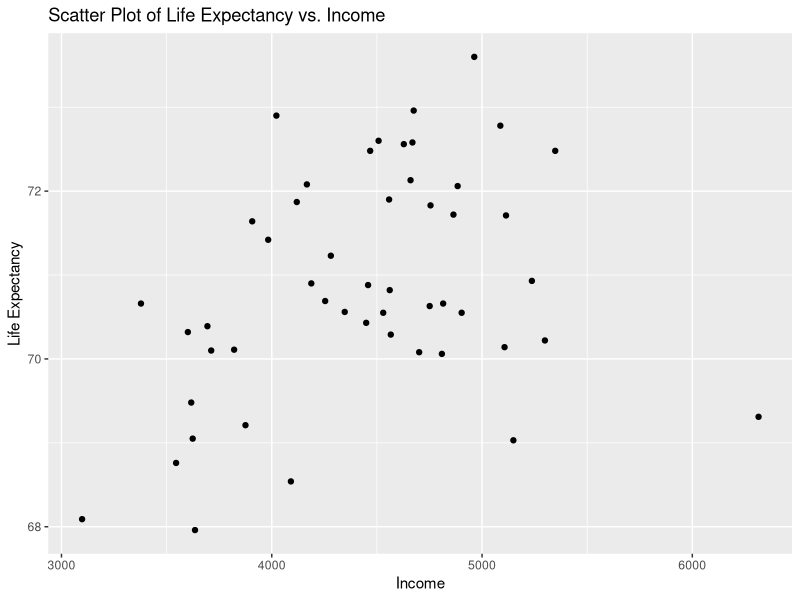
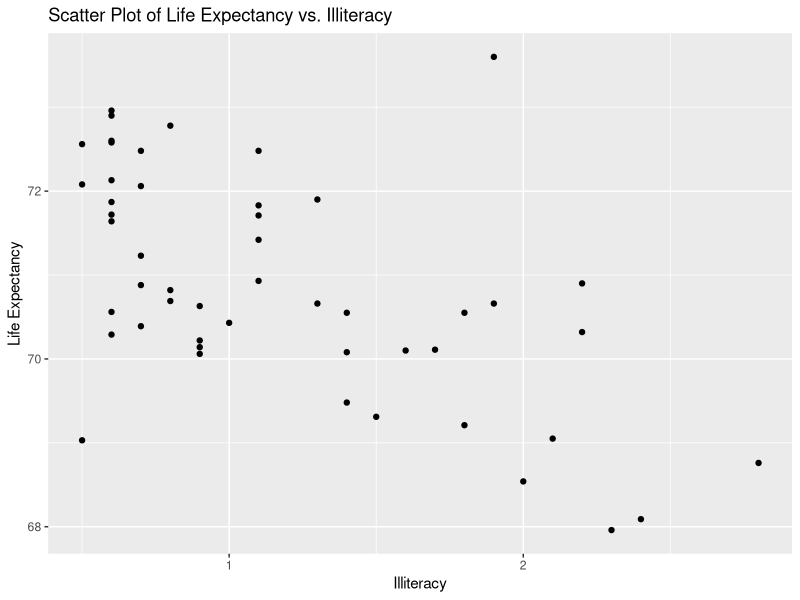
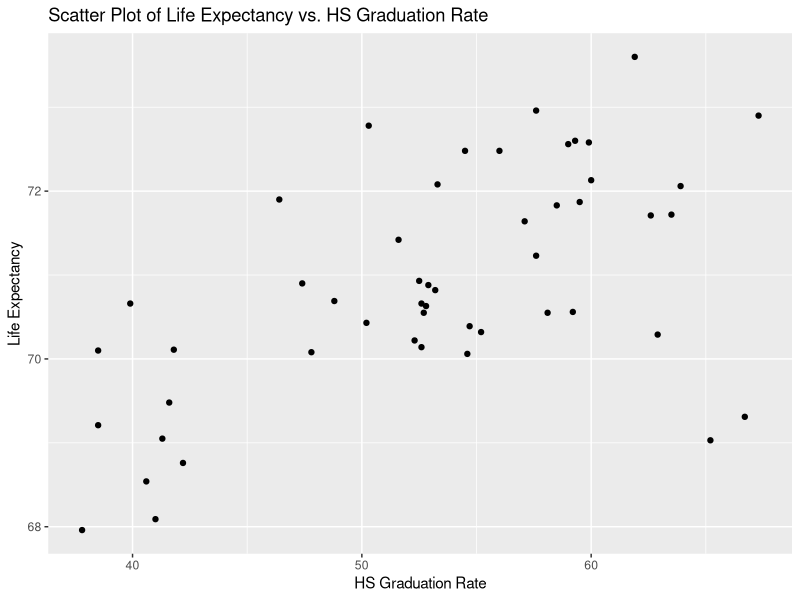
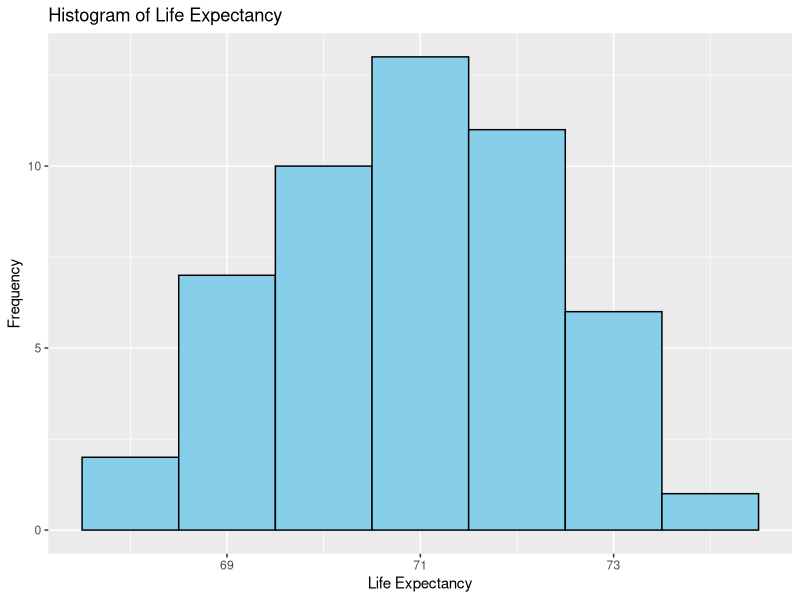
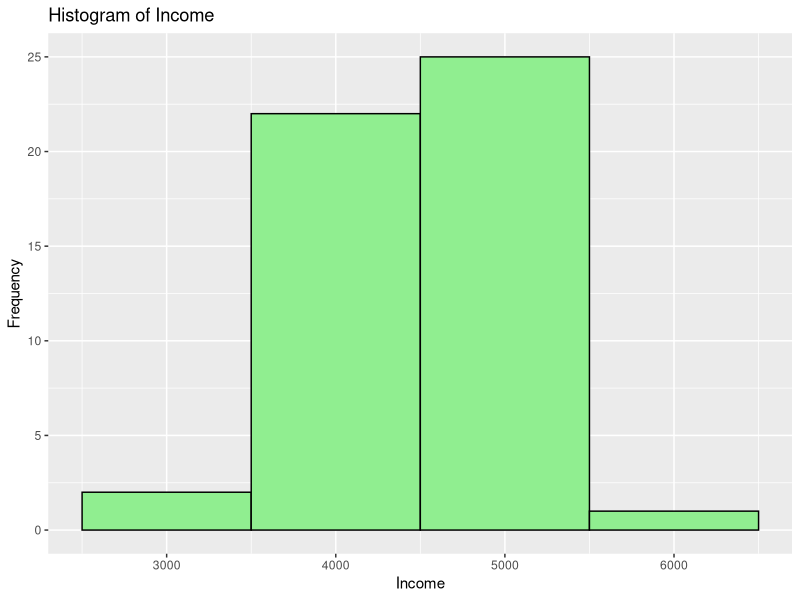
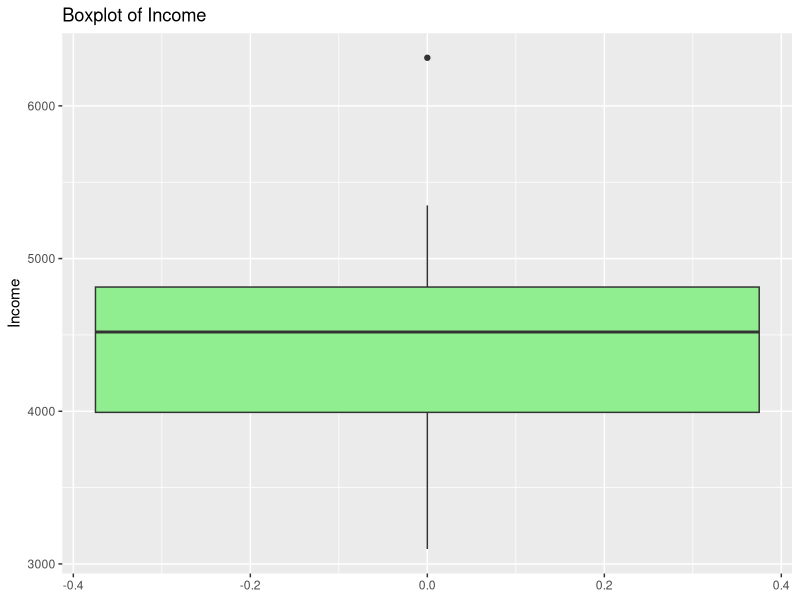
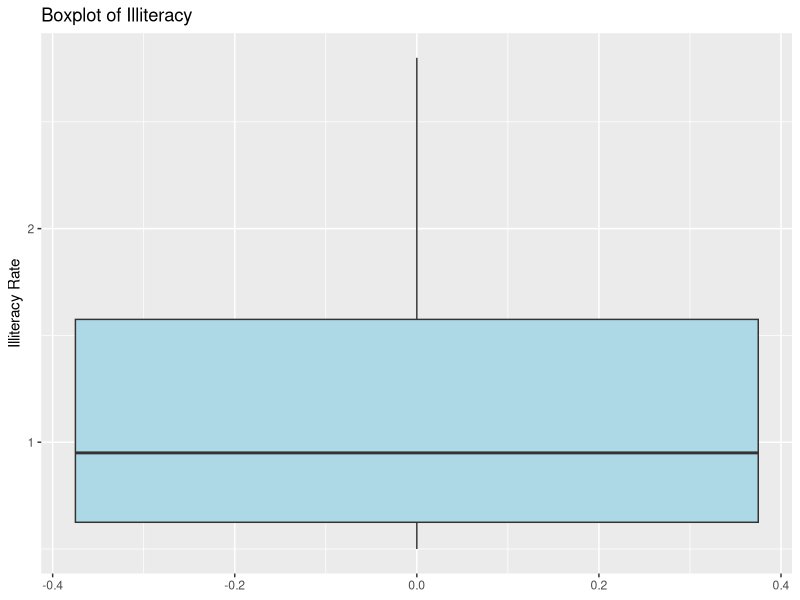
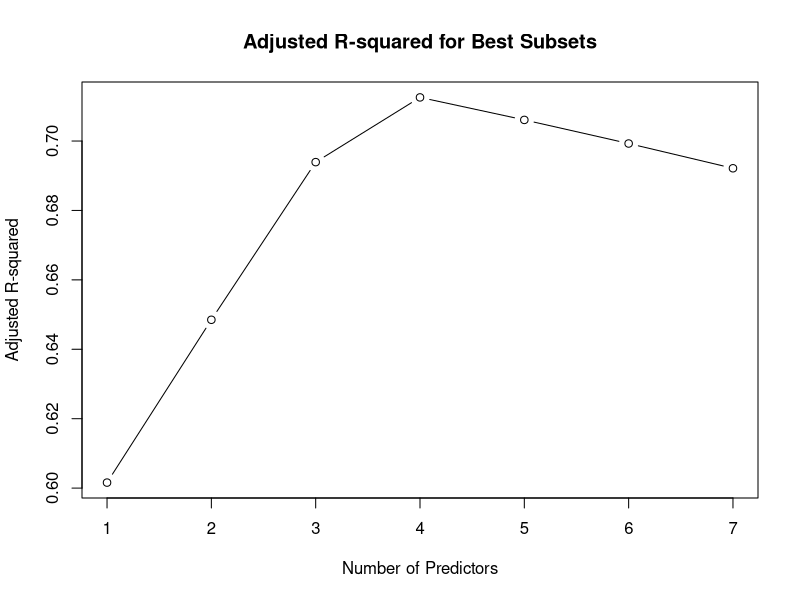

Write R code to recreate these figures, in order.
## ---- chunk 1
knitr::opts_chunk$set(echo = TRUE)
library(ggplot2)
library(GGally)
library(leaps)
library(MASS) 
library(glmnet)
library(leaps)
library(caret)
library(car)
library(psych)
## ---- chunk 2
# Load the dataset
data(state)
state_data <- as.data.frame(state.x77)

# Compute basic summary statistics
summary_stats <- summary(state_data)
print("Basic Summary Statistics:")
print(summary_stats)

# Compute detailed descriptive statistics using `psych`
detailed_stats <- psych::describe(state_data)
print("Detailed Descriptive Statistics:")
print(detailed_stats)

# Optionally, save the statistics to a CSV file for reference
write.csv(detailed_stats, "descriptive_statistics.csv")
## ---- chunk 3
# Scatter plot of Life Expectancy vs Income
ggplot(state_data, aes(x = Income, y = `Life Exp`)) +
  geom_point() +
  ggtitle("Scatter Plot of Life Expectancy vs. Income") +
  xlab("Income") +
  ylab("Life Expectancy")
## ---- chunk 4
# Scatter plot of Life Expectancy vs Illiteracy
ggplot(state_data, aes(x = Illiteracy, y = `Life Exp`)) +
  geom_point() +
  ggtitle("Scatter Plot of Life Expectancy vs. Illiteracy") +
  xlab("Illiteracy") +
  ylab("Life Expectancy")
## ---- chunk 5
# Scatter plot of Life Expectancy vs HS Grad
ggplot(state_data, aes(x = `HS Grad`, y = `Life Exp`)) +
  geom_point() +
  ggtitle("Scatter Plot of Life Expectancy vs. HS Graduation Rate") +
  xlab("HS Graduation Rate") +
  ylab("Life Expectancy")
## ---- chunk 6
# Histogram of Life Expectancy
ggplot(state_data, aes(x = `Life Exp`)) +
  geom_histogram(binwidth = 1, fill = "skyblue", color = "black") +
  ggtitle("Histogram of Life Expectancy") +
  xlab("Life Expectancy") +
  ylab("Frequency")
## ---- chunk 7
# Histogram of Income
ggplot(state_data, aes(x = Income)) +
  geom_histogram(binwidth = 1000, fill = "lightgreen", color = "black") +
  ggtitle("Histogram of Income") +
  xlab("Income") +
  ylab("Frequency")
## ---- chunk 8
# Boxplot for Income
ggplot(state_data, aes(y = Income)) +
  geom_boxplot(fill = "lightgreen") +
  ggtitle("Boxplot of Income") +
  ylab("Income")

# Boxplot for Illiteracy
ggplot(state_data, aes(y = Illiteracy)) +
  geom_boxplot(fill = "lightblue") +
  ggtitle("Boxplot of Illiteracy") +
  ylab("Illiteracy Rate")
## ---- chunk 9
state_data$Log_Income <- log(state_data$Income)
write.csv(state_data, "state_data_trans.csv", row.names = FALSE)
## ---- chunk 10
# Rename columns to avoid issues with spaces
colnames(state_data)[colnames(state_data) == "Life Exp"] <- "Life_Exp"
colnames(state_data)[colnames(state_data) == "HS Grad"] <- "HS_Grad"

# Define the formula for the full model
full_formula <- `Life_Exp` ~ Population + Log_Income + Illiteracy + Murder + `HS_Grad` + Frost + Area

# Perform best subset selection
best_subset <- regsubsets(full_formula, data = state_data, nvmax = 7)

# Summary of the best subset models
subset_summary <- summary(best_subset)

# View the best model for each number of predictors
print("Best Subset Models:")
print(subset_summary)
## ---- chunk 11
# Plot adjusted R-squared to select the best model
plot(subset_summary$adjr2, type = "b", xlab = "Number of Predictors", ylab = "Adjusted R-squared", 
     main = "Adjusted R-squared for Best Subsets")
## ---- chunk 12
# Correlation between Illiteracy and HS Graduation Rate
correlation <- cor(state_data$Illiteracy, state_data$`HS_Grad`)
print(correlation)
## ---- chunk 13
# Perform best subset selection
best_subset <- regsubsets(Life_Exp ~ Population + Log_Income + Illiteracy + Murder + HS_Grad + Frost + Area, 
                          data = state_data, nvmax = 7)

# Function to calculate AIC and BIC for each subset
aic_bic_calculation <- function(model_object, dataset, response_variable) {
  # Initialize storage for AIC and BIC
  aic_values <- numeric()
  bic_values <- numeric()
  
  for (i in 1:model_object$nvmax) {
    # Safeguard: Try to extract predictors and handle errors
    predictors <- tryCatch({
      names(coef(model_object, id = i))[-1] # Exclude intercept
    }, error = function(e) {
      print(paste("Error extracting subset size", i, "- skipping"))
      return(NULL)
    })
    
    # Skip iteration if predictors are NULL or empty
    if (is.null(predictors) || length(predictors) == 0) {
      print(paste("Skipping Subset Size", i, "- No Predictors"))
      aic_values[i] <- NA
      bic_values[i] <- NA
      next
    }
    
    # Ensure predictors exist in the dataset
    valid_predictors <- predictors[predictors %in% colnames(dataset)]
    
    # Debug: Print extracted and valid predictors
    print(paste("Subset Size:", i, "Predictors:", paste(predictors, collapse = ", ")))
    print(paste("Valid Predictors for Subset Size", i, ":", paste(valid_predictors, collapse = ", ")))
    
    # Skip subset if no valid predictors
    if (length(valid_predictors) == 0) {
      print(paste("Skipping Subset Size", i, "- No Valid Predictors"))
      aic_values[i] <- NA
      bic_values[i] <- NA
      next
    }
    
    # Build formula dynamically
    formula_subset <- as.formula(paste(response_variable, "~", paste(valid_predictors, collapse = "+")))
    
    # Safeguard: Fit the model and handle errors
    model <- tryCatch({
      lm(formula_subset, data = dataset)
    }, error = function(e) {
      print(paste("Error fitting model for subset size", i, "- skipping"))
      return(NULL)
    })
    
    # Skip iteration if model fitting failed
    if (is.null(model)) {
      aic_values[i] <- NA
      bic_values[i] <- NA
      next
    }
    
    # Calculate AIC and BIC for the model
    aic_values[i] <- AIC(model)
    bic_values[i] <- BIC(model)
  }
  
  # Return a data frame with the results
  return(data.frame(Num_Predictors = 1:model_object$nvmax, AIC = aic_values, BIC = bic_values))
}

# Apply the function to calculate AIC and BIC
criteria_results <- aic_bic_calculation(best_subset, state_data, "Life_Exp")

# View results
print("AIC and BIC Results for Each Subset:")
print(criteria_results)

# Plot AIC
ggplot(criteria_results, aes(x = Num_Predictors, y = AIC)) +
  geom_line() + geom_point() +
  ggtitle("AIC for Best Subsets") +
  xlab("Number of Predictors") +
  ylab("AIC")

# Plot BIC
ggplot(criteria_results, aes(x = Num_Predictors, y = BIC)) +
  geom_line() + geom_point() +
  ggtitle("BIC for Best Subsets") +
  xlab("Number of Predictors") +
  ylab("BIC")
## ---- chunk 14
# Prepare the predictors (X) and response (y)
X <- model.matrix(Life_Exp ~ Population + Log_Income + Illiteracy + Murder + HS_Grad + Frost + Area, 
                  data = state_data)[, -1]  # Remove the intercept
y <- state_data$Life_Exp

# Perform LASSO regression with cross-validation
lasso_cv <- cv.glmnet(X, y, alpha = 1, family = "gaussian")

# Plot cross-validation results
plot(lasso_cv)

# Print the best lambda (minimizing cross-validated error)
best_lambda <- lasso_cv$lambda.min
print(paste("Best lambda (lambda.min):", best_lambda))

# Print the largest lambda within 1 standard error of the minimum (simpler model)
lambda_1se <- lasso_cv$lambda.1se
print(paste("Lambda within 1 SE of minimum (lambda.1se):", lambda_1se))

# Extract coefficients for the best lambda
lasso_coefs <- coef(lasso_cv, s = best_lambda)

# Print the coefficients
print("LASSO Coefficients at Best Lambda:")
print(lasso_coefs)

# Perform LASSO without cross-validation for visualization
lasso_fit <- glmnet(X, y, alpha = 1)

# Plot coefficient paths
plot(lasso_fit, xvar = "lambda", label = TRUE)
abline(v = log(best_lambda), col = "red", lty = 2)
abline(v = log(lambda_1se), col = "blue", lty = 2)
legend("topright", legend = c("lambda.min", "lambda.1se"), col = c("red", "blue"), lty = 2)
## ---- chunk 15
final_model <- lm(Life_Exp ~ Population + Murder + HS_Grad + Frost, data = state_data)
summary(final_model)
## ---- chunk 16
# Plot residuals vs fitted values
plot(final_model$fitted.values, residuals(final_model),
     main = "Residuals vs Fitted",
     xlab = "Fitted Values", ylab = "Residuals")
abline(h = 0, col = "red")

# Add a lowess smooth curve to check for non-linear patterns
lines(lowess(final_model$fitted.values, residuals(final_model)), col = "blue")
## ---- chunk 17
# Q-Q plot for residuals
qqnorm(residuals(final_model), main = "Q-Q Plot")
qqline(residuals(final_model), col = "red")

# Shapiro-Wilk test for normality
shapiro_test <- shapiro.test(residuals(final_model))
print(shapiro_test)
## ---- chunk 18
# Scale-Location plot
plot(final_model$fitted.values, sqrt(abs(residuals(final_model))),
     main = "Scale-Location Plot",
     xlab = "Fitted Values", ylab = "Square Root of |Residuals|")
abline(h = 0, col = "red")
## ---- chunk 19
# Variance Inflation Factor (VIF)
vif_values <- vif(final_model)
print(vif_values)
## ---- chunk 20
# Define training control with 10-fold cross-validation
train_control <- trainControl(method = "cv", number = 10)

# Fit the model using caret's train function
cv_model <- train(Life_Exp ~ Population + Murder + HS_Grad + Frost,
                  data = state_data,
                  method = "lm",
                  trControl = train_control)

# Print cross-validation results
print(cv_model)
